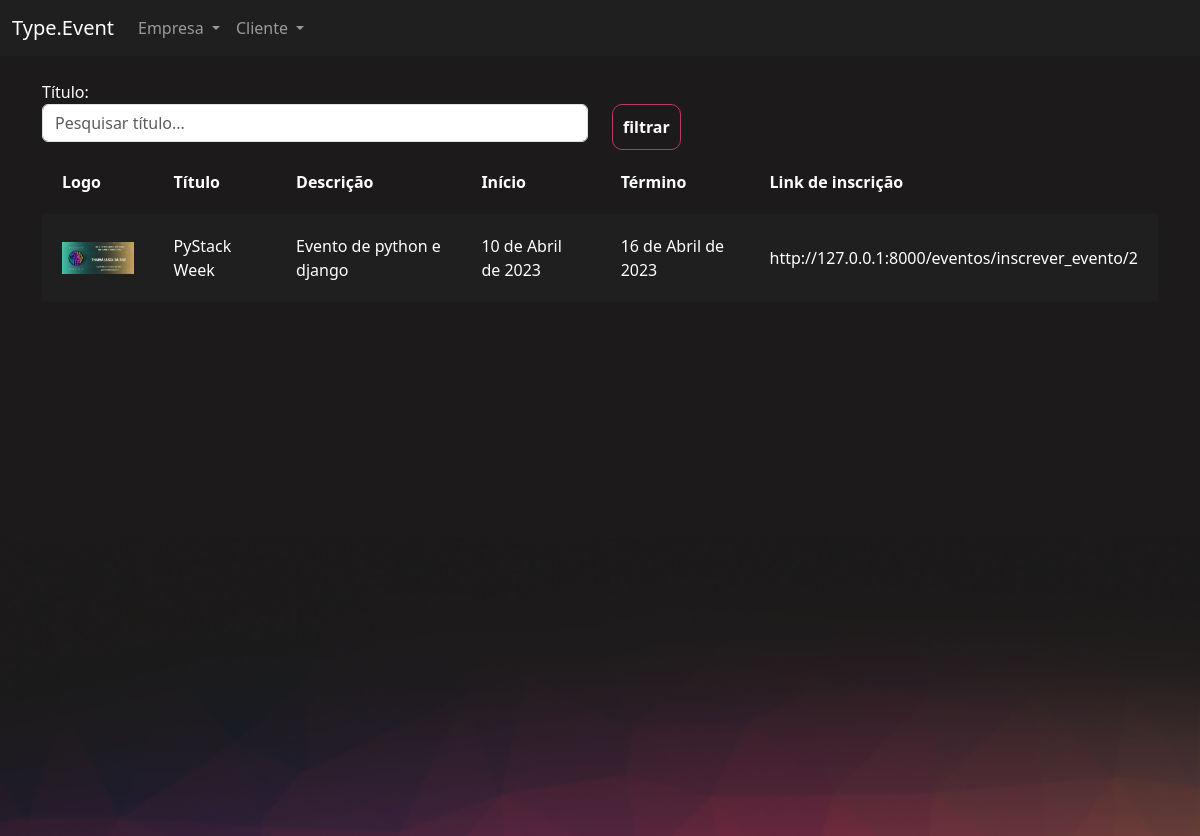
/eventos/gerenciar_evento/ (signed in), run on an earlier commit of the app's database.
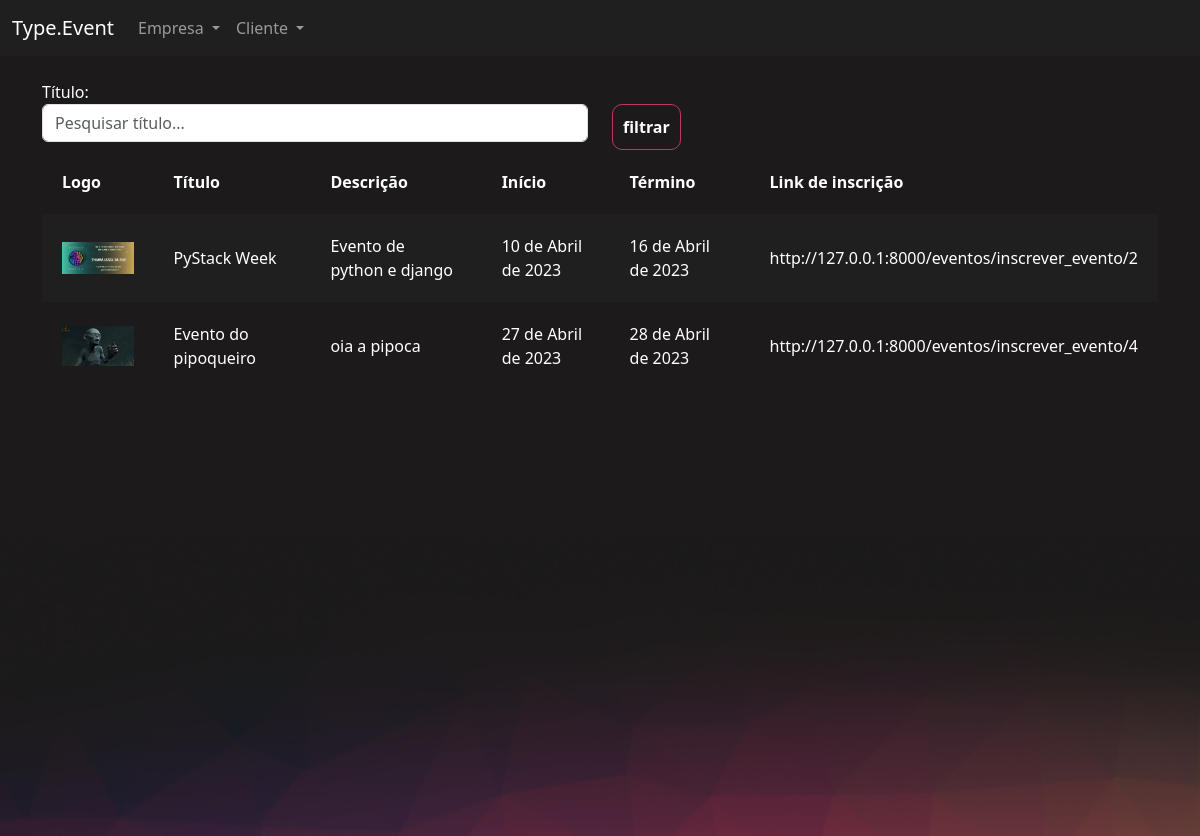
And on a later commit of the database.
### eventos/models.py (models this page shows, shortened)
class Evento(models.Model):
    criador = models.ForeignKey(User, on_delete=models.CASCADE, null=True, blank=True)
    nome = models.CharField(max_length=256)
    descricao = models.TextField()
    data_inicio = models.DateField()
    data_termino = models.DateField()
    carga_horaria = models.IntegerField()
    logo = models.ImageField(upload_to="logos")
    participantes = models.ManyToManyField(User, related_name='evento_participante', blank=True, null=True)
    cor_principal = models.CharField(max_length=7)
    cor_secundaria = models.CharField(max_length=7)
    cor_fundo = models.CharField(max_length=7)

### eventos/views.py (the view)
# urls.py: path('gerenciar_evento/', views.gerenciar_evento, name="gerenciar_evento"),
@login_required
def gerenciar_evento(request):
    if request.method == 'GET':
        eventos = Evento.objects.filter(criador=request.user)
        nome = request.GET.get('nome')
        if nome:
            eventos = Evento.objects.filter(nome__contains=nome)
        return render(request, 'gerenciar_evento.html', {'eventos': eventos})

### templates/gerenciar_evento.html (shortened to what this page needs)
{% extends "bases/base_evento.html" %}
{% load static %}
{% block 'importacoes' %}
    <link href="{% static 'gerenciar_evento/css/gerenciar_evento.css' %}" rel="stylesheet">
{% endblock %}
{% block 'conteudo' %}
    <div class="container">
        <br>
        <div class="row">
            <div class="col-md">
                <form action="{% url 'gerenciar_evento' %}" method="GET">
                <label>Título:</label>
                <input type="text" placeholder="Pesquisar título..." class="form-control" name="nome">
            </div>
            <div class="col-md">
                <br>
                <input type="submit" class="btn-principal" value="filtrar">
            </div>
        </div>
        <table>
            <tr>
                <th>Logo</th>
                <th>Título</th>
                <th>Descrição</th>
                <th>Início</th>
                <th>Término</th>
                <th>Link de inscrição</th>
            </tr>
            {% for evento in eventos %}
                <tr class="{% cycle 'linha' 'linha2' %}">
                <td width="10%"><a href="{% url 'participantes_evento' evento.id %}"><img width="100%" src="/media/{{evento.logo}}"></a></td>
                <td>{{evento.nome}}</td>
                <td>{{evento.descricao}}</td>
                <td>{{evento.data_inicio}}</td>
                <td>{{evento.data_termino}}</td>
                <td>http://127.0.0.1:8000/eventos/inscrever_evento/{{evento.id}}</td>
            </tr>
            {% endfor %}
        </table>
    </div>
{% endblock %}

### templates/bases/base_evento.html (shortened to what this page needs)
{% extends 'bases/base.html' %}
{% load static %}
{% block 'head' %}
    {% block 'importacoes' %}{% endblock %}
    <link href="{% static 'evento/css/evento.css' %}" rel="stylesheet">
    <link href="{% static 'usuarios/css/usuarios.css' %}" rel="stylesheet">
{% endblock %}
{% block 'body' %}
    <nav class="navbar navbar-expand-lg bg-body-tertiary navbar-color" data-bs-theme="dark">
        <div class="container-fluid">
            <a class="navbar-brand" href="#">Type.Event</a>
            <div class="collapse navbar-collapse" id="navbarNavDropdown">
            <ul class="navbar-nav">
                <li class="nav-item dropdown">
                    <a class="nav-link dropdown-toggle" href="#" role="button" data-bs-toggle="dropdown" aria-expanded="false">
                        Empresa
                    </a>
                </li>
                <li class="nav-item dropdown">
                    <a class="nav-link dropdown-toggle" href="#" role="button" data-bs-toggle="dropdown" aria-expanded="false">
                        Cliente
                    </a>
                </li>
            </ul>
            </div>
        </div>
    </nav>
    <div style="min-height: 60vh">
        {% block 'conteudo' %}
        {% endblock %}
    </div>
    <div class="fundo-pagina">
    </div>
{% endblock %}

### templates/bases/base.html (shortened to what this page needs)
{% load static %}
<!doctype html>
<html lang="en">
  <head>
    <link href="https://cdn.jsdelivr.net/npm/bootstrap@5.3.0-alpha1/dist/css/bootstrap.min.css" rel="stylesheet">
    <link href="{% static 'geral/css/base.css' %}" rel="stylesheet">
    {% block 'head' %}{% endblock %}
  </head>
  <body>
    {% block 'body' %}{% endblock %}
  </body>
</html>

### templates/static/geral/css/base.css (style rules this page uses)
body { color: white !important; }
:root { --main-color: #201F1F; --dark-color: #1C1A1A; --contrast-color: #BE375F; --differential-color: #ED8554; }

### templates/static/gerenciar_evento/css/gerenciar_evento.css (style rules this page uses)
table { width: 100%; padding: 20px; }
.linha { height: 40px; background-color: var(--main-color); padding: 20px; }
td, th { padding: 20px; }

### templates/static/evento/css/evento.css (style rules this page uses)
.navbar-color { background-color: #201F1F !important; }
body { background-color: #1C1A1A; }
.fundo-pagina { background-image: url('/static/evento/img/fundo_pagina.png'); height: 300px; background-size: cover; }

### templates/static/usuarios/css/usuarios.css (style rules this page uses)
.btn-principal { background-color: transparent; border: 1px solid var(--contrast-color); color: white; padding: 10px; border-radius: 10px; font-weight: bold; }

What changed in the data, as far as the page shows it:
added Evento: logo (picture), nome "Evento do pipoqueiro", descricao "oia a pipoca", data_inicio "27 de Abril de 2023", data_termino "28 de Abril de 2023", id "4"
